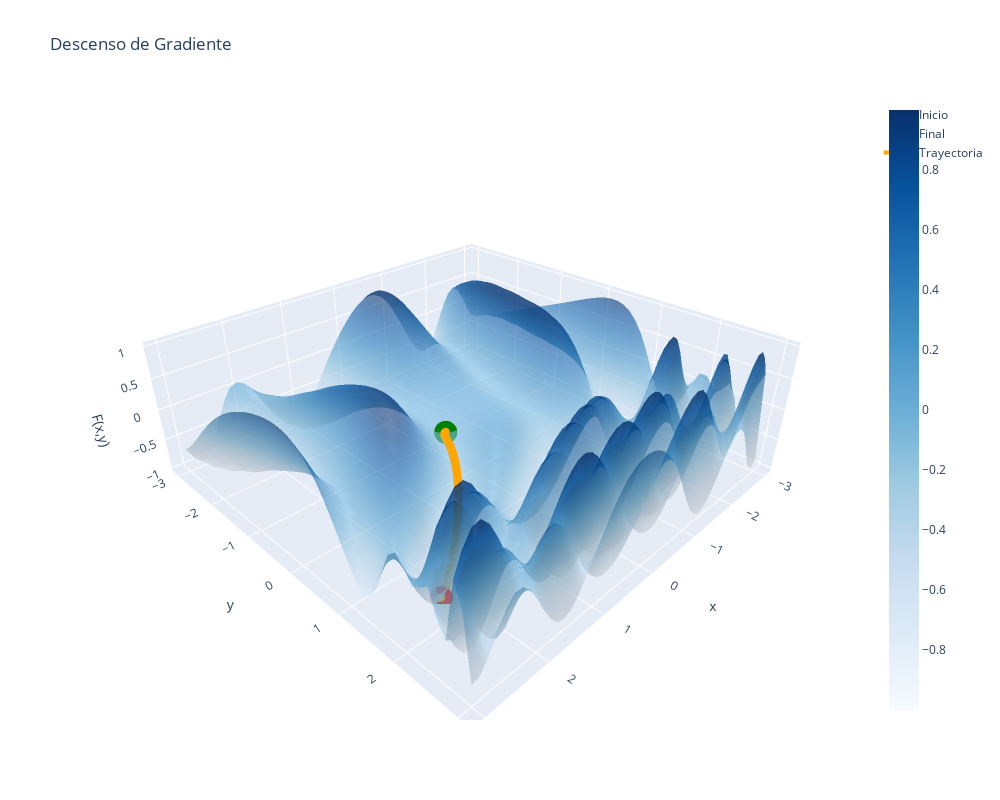

Source (notebook cell):
### Code cell
def gradient_descent_3d(alpha=0.01, epsilon=1e-4, max_iter=1000):
    # Punto inicial aleatorio
    x = np.random.uniform(-2, 2)
    y = np.random.uniform(-2, 2)
    
    # Historial para visualización
    x_hist = [x]
    y_hist = [y]
    f_hist = [F(x, y)]
    
    for i in range(max_iter):
        # Calcular gradientes
        grad_x = dF_dx(x, y)
        grad_y = dF_dy(x, y)
        
        # Actualizar posición
        x_new = x - alpha * grad_x
        y_new = y - alpha * grad_y
        
        # Verificar convergencia
        if abs(x_new - x) < epsilon and abs(y_new - y) < epsilon:
            print(f"Convergencia alcanzada en {i+1} iteraciones")
            break
            
        x, y = x_new, y_new
        x_hist.append(x)
        y_hist.append(y)
        f_hist.append(F(x, y))
    
    return x, y, F(x, y), x_hist, y_hist, f_hist

# Ejecutar descenso de gradiente
x_min, y_min, f_min, x_hist, y_hist, f_hist = gradient_descent_3d(alpha=0.01)


# Visualización 3D con trayectoria y mapa de contorno en el piso
fig = go.Figure()

# Superficie principal
fig.add_trace(go.Surface(x=X, y=Y, z=Z, colorscale='Blues', opacity=0.6, name='F(x,y)'))


# Punto inicial
fig.add_trace(go.Scatter3d(
    x=[x_hist[0]], y=[y_hist[0]], z=[f_hist[0]],
    mode='markers', marker=dict(size=8, color='green'),
    name='Inicio'
))

# Punto final
fig.add_trace(go.Scatter3d(
    x=[x_hist[-1]], y=[y_hist[-1]], z=[f_hist[-1]],
    mode='markers', marker=dict(size=8, color='red'),
    name='Final'
))

# Trayectoria
fig.add_trace(go.Scatter3d(
    x=x_hist, y=y_hist, z=f_hist,
    mode='lines+markers', line=dict(color='orange', width=4),
    marker=dict(size=3, color='orange'),
    name='Trayectoria'
))



fig.update_layout(
    title=f'Descenso de Gradiente',
    scene=dict(
        xaxis_title='x', 
        yaxis_title='y', 
        zaxis_title='F(x,y)',
        camera=dict(eye=dict(x=1.5, y=1.5, z=1.2))
    ),
    width=1000, height=800
)

fig.show()

### Figure 1 — Plotly figure (JSON) as saved in the notebook; plotly's stock layout.template omitted (floating-point values rounded to 4 significant figures; data arrays with more than 128 entries replaced by an {"elided": "..."} marker saying what was removed)
{"data": [{"colorscale": [[0, "rgb(247,251,255)"], [0.125, "rgb(222,235,247)"], [0.25, "rgb(198,219,239)"], [0.375, "rgb(158,202,225)"], [0.5, "rgb(107,174,214)"], [0.625, "rgb(66,146,198)"], [0.75, "rgb(33,113,181)"], [0.875, "rgb(8,81,156)"], [1, "rgb(8,48,107)"]], "name": "F(x,y)", "opacity": 0.6, "type": "surface", "x": {"elided": "50x50 float values"}, "y": {"elided": "50x50 float values"}, "z": {"elided": "50x50 float values"}}, {"marker": {"color": "green", "size": 8}, "mode": "markers", "name": "Inicio", "type": "scatter3d", "x": [0.6556], "y": [0.1469], "z": [-0.02753]}, {"marker": {"color": "red", "size": 8}, "mode": "markers", "name": "Final", "type": "scatter3d", "x": [2.198], "y": [1.685], "z": [-1.0]}, {"line": {"color": "orange", "width": 4}, "marker": {"color": "orange", "size": 3}, "mode": "lines+markers", "name": "Trayectoria", "type": "scatter3d", "x": {"elided": "865 float values"}, "y": {"elided": "865 float values"}, "z": {"elided": "865 float values"}}], "layout": {"height": 800, "scene": {"camera": {"eye": {"x": 1.5, "y": 1.5, "z": 1.2}}, "xaxis": {"title": {"text": "x"}}, "yaxis": {"title": {"text": "y"}}, "zaxis": {"title": {"text": "F(x,y)"}}}, "title": {"text": "Descenso de Gradiente"}, "width": 1000}}
